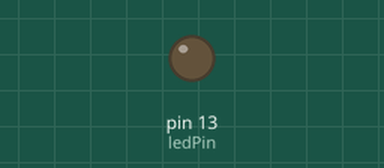
Simulated run of this sketch. Board: Arduino Uno, built with avr-gcc and run on an emulated ATmega328P. Parts: output pins drawn as LEDs (lit = HIGH).

Above: at 5.0 s.
At 37.7 s:
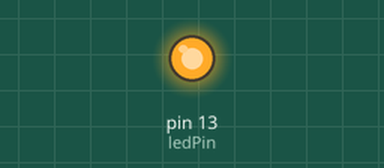
Timing chart, 0 to 40.0 s (numbered marks = the images above):
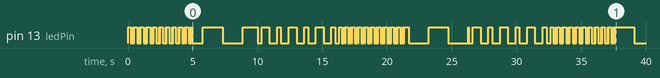

The sketch:

LED2.ino
```cpp
const int ledPin = 13; // Broche LED
int brightness = 0;
int fadeAmount = 5;
unsigned long previousMillis = 0;
int mode = 0;

void setup() {
  pinMode(ledPin, OUTPUT);
}

void loop() {

  if (millis() - previousMillis >= 5000) {
    previousMillis = millis();
    mode = (mode + 1) % 3;
  }

  switch (mode) {
    case 0:
      blinkPattern();
      break;
    case 1:
      fadeLED();
      break;
    case 2:
      customSequence();
      break;
  }
}

void blinkPattern() {
  digitalWrite(ledPin, HIGH);
  delay(200);
  digitalWrite(ledPin, LOW);
  delay(200);
  digitalWrite(ledPin, HIGH);
  delay(50);
  digitalWrite(ledPin, LOW);
  delay(50);
}

void fadeLED() {
  analogWrite(ledPin, brightness);
  brightness += fadeAmount;
  if (brightness <= 0 || brightness >= 255) {
    fadeAmount = -fadeAmount;
  }
  delay(30);
}

void customSequence() {
  int pattern[] = {50, 150, 255, 100, 0, 255, 0};
  int patternLength = sizeof(pattern) / sizeof(pattern[0]);

  for (int i = 0; i < patternLength; i++) {
    analogWrite(ledPin, pattern[i]);
    delay(300);
  }
}
```
